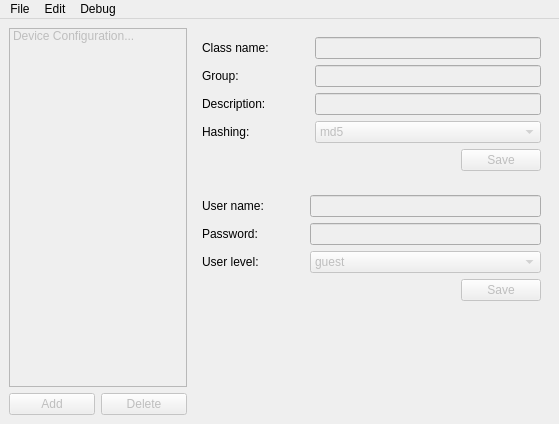
<?xml version="1.0" encoding="UTF-8"?>
<ui version="4.0">
 <class>MainWindow</class>
 <widget class="QMainWindow" name="MainWindow">
  <property name="geometry">
   <rect>
    <x>0</x>
    <y>0</y>
    <width>559</width>
    <height>424</height>
   </rect>
  </property>
  <property name="windowTitle">
   <string>Password Editor</string>
  </property>
  <widget class="QWidget" name="centralwidget">
   <layout class="QHBoxLayout" name="horizontalLayout_4" stretch="1,2">
    <item>
     <layout class="QVBoxLayout" name="verticalLayout_2">
      <item>
       <widget class="QListWidget" name="userList">
        <property name="enabled">
         <bool>false</bool>
        </property>
        <item>
         <property name="text">
          <string>Device Configuration...</string>
         </property>
        </item>
       </widget>
      </item>
      <item>
       <layout class="QHBoxLayout" name="horizontalLayout">
        <item>
         <widget class="QPushButton" name="pushButtonAddUser">
          <property name="enabled">
           <bool>false</bool>
          </property>
          <property name="text">
           <string>Add</string>
          </property>
         </widget>
        </item>
        <item>
         <widget class="QPushButton" name="pushButtonDeleteUser">
          <property name="enabled">
           <bool>false</bool>
          </property>
          <property name="text">
           <string>Delete</string>
          </property>
         </widget>
        </item>
       </layout>
      </item>
     </layout>
    </item>
    <item>
     <layout class="QVBoxLayout" name="verticalLayout">
      <item>
       <widget class="QWidget" name="infoWidget" native="true">
        <layout class="QGridLayout" name="gridLayout_2">
         <item row="0" column="0">
          <widget class="QLabel" name="labelClassName">
           <property name="text">
            <string>Class name:</string>
           </property>
          </widget>
         </item>
         <item row="0" column="2">
          <widget class="QLineEdit" name="lineEditClassName">
           <property name="enabled">
            <bool>false</bool>
           </property>
           <property name="echoMode">
            <enum>QLineEdit::Normal</enum>
           </property>
           <property name="readOnly">
            <bool>true</bool>
           </property>
          </widget>
         </item>
         <item row="0" column="1">
          <spacer name="horizontalSpacerMiddle">
           <property name="orientation">
            <enum>Qt::Horizontal</enum>
           </property>
           <property name="sizeType">
            <enum>QSizePolicy::Fixed</enum>
           </property>
           <property name="sizeHint" stdset="0">
            <size>
             <width>40</width>
             <height>20</height>
            </size>
           </property>
          </spacer>
         </item>
         <item row="3" column="0">
          <widget class="QLabel" name="labelHashing">
           <property name="text">
            <string>Hashing:</string>
           </property>
          </widget>
         </item>
         <item row="3" column="1">
          <spacer name="horizontalSpacerMiddle_2">
           <property name="orientation">
            <enum>Qt::Horizontal</enum>
           </property>
           <property name="sizeType">
            <enum>QSizePolicy::Fixed</enum>
           </property>
           <property name="sizeHint" stdset="0">
            <size>
             <width>40</width>
             <height>20</height>
            </size>
           </property>
          </spacer>
         </item>
         <item row="3" column="2">
          <widget class="QComboBox" name="comboBoxHashing">
           <property name="enabled">
            <bool>false</bool>
           </property>
           <item>
            <property name="text">
             <string>md5</string>
            </property>
           </item>
           <item>
            <property name="text">
             <string>sha1</string>
            </property>
           </item>
          </widget>
         </item>
         <item row="4" column="2">
          <layout class="QHBoxLayout" name="horizontalLayout_3">
           <item>
            <spacer name="horizontalSpacer_2">
             <property name="orientation">
              <enum>Qt::Horizontal</enum>
             </property>
             <property name="sizeHint" stdset="0">
              <size>
               <width>40</width>
               <height>20</height>
              </size>
             </property>
            </spacer>
           </item>
           <item>
            <widget class="QPushButton" name="pushButtonSaveConfig">
             <property name="enabled">
              <bool>false</bool>
             </property>
             <property name="text">
              <string>Save</string>
             </property>
            </widget>
           </item>
          </layout>
         </item>
         <item row="1" column="0">
          <widget class="QLabel" name="labelGroup">
           <property name="text">
            <string>Group:</string>
           </property>
          </widget>
         </item>
         <item row="2" column="0">
          <widget class="QLabel" name="labelDescription">
           <property name="text">
            <string>Description:</string>
           </property>
          </widget>
         </item>
         <item row="1" column="1">
          <spacer name="horizontalSpacerMiddle_3">
           <property name="orientation">
            <enum>Qt::Horizontal</enum>
           </property>
           <property name="sizeType">
            <enum>QSizePolicy::Fixed</enum>
           </property>
           <property name="sizeHint" stdset="0">
            <size>
             <width>40</width>
             <height>20</height>
            </size>
           </property>
          </spacer>
         </item>
         <item row="2" column="1">
          <spacer name="horizontalSpacerMiddle_7">
           <property name="orientation">
            <enum>Qt::Horizontal</enum>
           </property>
           <property name="sizeType">
            <enum>QSizePolicy::Fixed</enum>
           </property>
           <property name="sizeHint" stdset="0">
            <size>
             <width>40</width>
             <height>20</height>
            </size>
           </property>
          </spacer>
         </item>
         <item row="1" column="2">
          <widget class="QLineEdit" name="lineEditGroup">
           <property name="enabled">
            <bool>false</bool>
           </property>
           <property name="readOnly">
            <bool>true</bool>
           </property>
          </widget>
         </item>
         <item row="2" column="2">
          <widget class="QLineEdit" name="lineEditDescription">
           <property name="enabled">
            <bool>false</bool>
           </property>
           <property name="readOnly">
            <bool>true</bool>
           </property>
          </widget>
         </item>
        </layout>
       </widget>
      </item>
      <item>
       <widget class="QWidget" name="userWidget" native="true">
        <layout class="QGridLayout" name="gridLayout">
         <item row="0" column="2">
          <widget class="QLineEdit" name="lineEditUserName">
           <property name="enabled">
            <bool>false</bool>
           </property>
           <property name="echoMode">
            <enum>QLineEdit::Normal</enum>
           </property>
          </widget>
         </item>
         <item row="2" column="0">
          <widget class="QLabel" name="labelUserLevel">
           <property name="text">
            <string>User level:</string>
           </property>
          </widget>
         </item>
         <item row="2" column="1">
          <spacer name="horizontalSpacerMiddle_6">
           <property name="orientation">
            <enum>Qt::Horizontal</enum>
           </property>
           <property name="sizeType">
            <enum>QSizePolicy::Fixed</enum>
           </property>
           <property name="sizeHint" stdset="0">
            <size>
             <width>40</width>
             <height>20</height>
            </size>
           </property>
          </spacer>
         </item>
         <item row="1" column="0">
          <widget class="QLabel" name="labelPassword">
           <property name="text">
            <string>Password:</string>
           </property>
          </widget>
         </item>
         <item row="1" column="1">
          <spacer name="horizontalSpacerMiddle_5">
           <property name="orientation">
            <enum>Qt::Horizontal</enum>
           </property>
           <property name="sizeType">
            <enum>QSizePolicy::Fixed</enum>
           </property>
           <property name="sizeHint" stdset="0">
            <size>
             <width>40</width>
             <height>20</height>
            </size>
           </property>
          </spacer>
         </item>
         <item row="0" column="0">
          <widget class="QLabel" name="labelUserName">
           <property name="text">
            <string>User name:</string>
           </property>
          </widget>
         </item>
         <item row="0" column="1">
          <spacer name="horizontalSpacerMiddle_4">
           <property name="orientation">
            <enum>Qt::Horizontal</enum>
           </property>
           <property name="sizeType">
            <enum>QSizePolicy::Fixed</enum>
           </property>
           <property name="sizeHint" stdset="0">
            <size>
             <width>40</width>
             <height>20</height>
            </size>
           </property>
          </spacer>
         </item>
         <item row="1" column="2">
          <widget class="QLineEdit" name="lineEditPassword">
           <property name="enabled">
            <bool>false</bool>
           </property>
           <property name="echoMode">
            <enum>QLineEdit::Password</enum>
           </property>
          </widget>
         </item>
         <item row="2" column="2">
          <widget class="QComboBox" name="comboBoxUserLevel">
           <property name="enabled">
            <bool>false</bool>
           </property>
           <item>
            <property name="text">
             <string>guest</string>
            </property>
           </item>
           <item>
            <property name="text">
             <string>user</string>
            </property>
           </item>
           <item>
            <property name="text">
             <string>admin</string>
            </property>
           </item>
          </widget>
         </item>
         <item row="3" column="2">
          <layout class="QHBoxLayout" name="horizontalLayout_2">
           <item>
            <spacer name="horizontalSpacer">
             <property name="orientation">
              <enum>Qt::Horizontal</enum>
             </property>
             <property name="sizeHint" stdset="0">
              <size>
               <width>40</width>
               <height>20</height>
              </size>
             </property>
            </spacer>
           </item>
           <item>
            <widget class="QPushButton" name="pushButtonSaveUser">
             <property name="enabled">
              <bool>false</bool>
             </property>
             <property name="text">
              <string>Save</string>
             </property>
            </widget>
           </item>
          </layout>
         </item>
        </layout>
       </widget>
      </item>
      <item>
       <spacer name="verticalSpacer">
        <property name="orientation">
         <enum>Qt::Vertical</enum>
        </property>
        <property name="sizeHint" stdset="0">
         <size>
          <width>20</width>
          <height>40</height>
         </size>
        </property>
       </spacer>
      </item>
     </layout>
    </item>
   </layout>
  </widget>
  <widget class="QMenuBar" name="menuBar">
   <property name="geometry">
    <rect>
     <x>0</x>
     <y>0</y>
     <width>559</width>
     <height>27</height>
    </rect>
   </property>
   <widget class="QMenu" name="menuFile">
    <property name="title">
     <string>File</string>
    </property>
    <addaction name="actionNew"/>
    <addaction name="actionLoad"/>
    <addaction name="actionSave"/>
   </widget>
   <widget class="QMenu" name="menuDebug">
    <property name="title">
     <string>Debug</string>
    </property>
    <addaction name="actionPrintInfo"/>
    <addaction name="actionPrintClassname"/>
    <addaction name="actionPrintAuthDict"/>
    <addaction name="actionPrintUsers"/>
   </widget>
   <widget class="QMenu" name="menuEdit">
    <property name="title">
     <string>Edit</string>
    </property>
    <addaction name="actionEditable"/>
    <addaction name="actionShowDebug"/>
   </widget>
   <addaction name="menuFile"/>
   <addaction name="menuEdit"/>
   <addaction name="menuDebug"/>
  </widget>
  <action name="actionLoad">
   <property name="text">
    <string>Load...</string>
   </property>
  </action>
  <action name="actionSave">
   <property name="text">
    <string>Save as...</string>
   </property>
  </action>
  <action name="actionPrintInfo">
   <property name="text">
    <string>Print self.info</string>
   </property>
  </action>
  <action name="actionPrintClassname">
   <property name="text">
    <string>print classname</string>
   </property>
  </action>
  <action name="actionPrintAuthDict">
   <property name="text">
    <string>print authdict</string>
   </property>
  </action>
  <action name="actionPrintUsers">
   <property name="text">
    <string>print users</string>
   </property>
  </action>
  <action name="actionEditable">
   <property name="checkable">
    <bool>true</bool>
   </property>
   <property name="text">
    <string>Editable class/group</string>
   </property>
  </action>
  <action name="actionShowDebug">
   <property name="checkable">
    <bool>true</bool>
   </property>
   <property name="text">
    <string>Show debug menu</string>
   </property>
  </action>
  <action name="actionNew">
   <property name="text">
    <string>New setup...</string>
   </property>
  </action>
 </widget>
 <tabstops>
  <tabstop>userList</tabstop>
  <tabstop>pushButtonAddUser</tabstop>
  <tabstop>pushButtonDeleteUser</tabstop>
  <tabstop>lineEditClassName</tabstop>
  <tabstop>lineEditGroup</tabstop>
  <tabstop>lineEditDescription</tabstop>
  <tabstop>comboBoxHashing</tabstop>
  <tabstop>pushButtonSaveConfig</tabstop>
  <tabstop>lineEditUserName</tabstop>
  <tabstop>lineEditPassword</tabstop>
  <tabstop>comboBoxUserLevel</tabstop>
  <tabstop>pushButtonSaveUser</tabstop>
 </tabstops>
 <resources/>
 <connections/>
</ui>
